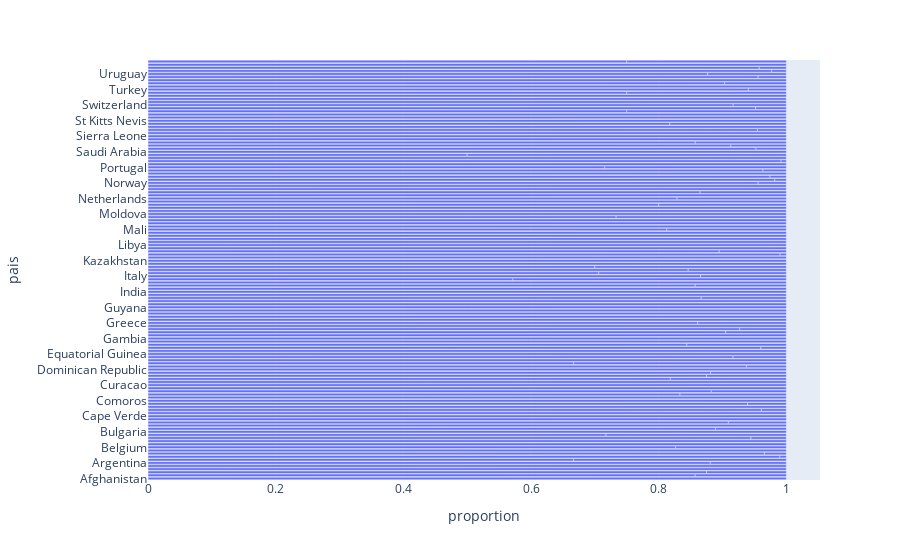

Notebook code for this chart:
### Code cell
# TODO: barplot de top vs no-top

px.bar(
    data_frame= fp_,
    x = 'proportion',
    y = 'pais'
)

### Figure 1 — Plotly figure (JSON) as saved in the notebook; plotly's stock layout.template omitted (floating-point values rounded to 4 significant figures; data arrays with more than 128 entries replaced by an {"elided": "..."} marker saying what was removed)
{"data": [{"hovertemplate": "proportion=%{x}<br>pais=%{y}<extra></extra>", "legendgroup": "", "marker": {"color": "#636efa", "pattern": {"shape": ""}}, "name": "", "orientation": "h", "showlegend": false, "textposition": "auto", "type": "bar", "x": {"elided": "198 float values"}, "xaxis": "x", "y": {"elided": "198 str values"}, "yaxis": "y"}], "layout": {"barmode": "relative", "legend": {"tracegroupgap": 0}, "margin": {"t": 60}, "xaxis": {"anchor": "y", "domain": [0, 1], "title": {"text": "proportion"}}, "yaxis": {"anchor": "x", "domain": [0, 1], "title": {"text": "pais"}}}}
